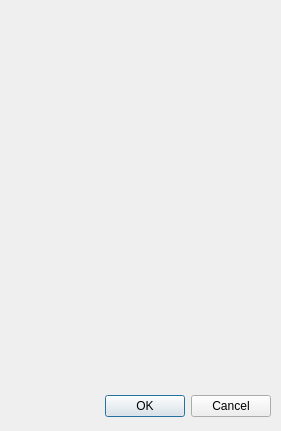
<?xml version="1.0" encoding="UTF-8"?>
<ui version="4.0">
 <class>VarDialog</class>
 <widget class="QDialog" name="VarDialog">
  <property name="geometry">
   <rect>
    <x>0</x>
    <y>0</y>
    <width>281</width>
    <height>431</height>
   </rect>
  </property>
  <property name="windowTitle">
   <string>Var Selection</string>
  </property>
  <widget class="QDialogButtonBox" name="buttonBox">
   <property name="geometry">
    <rect>
     <x>-70</x>
     <y>390</y>
     <width>341</width>
     <height>32</height>
    </rect>
   </property>
   <property name="orientation">
    <enum>Qt::Horizontal</enum>
   </property>
   <property name="standardButtons">
    <set>QDialogButtonBox::Cancel|QDialogButtonBox::Ok</set>
   </property>
  </widget>
  <widget class="QWidget" name="gridLayoutWidget">
   <property name="geometry">
    <rect>
     <x>10</x>
     <y>10</y>
     <width>261</width>
     <height>371</height>
    </rect>
   </property>
   <layout class="QGridLayout" name="gridLayout"/>
  </widget>
 </widget>
 <resources/>
 <connections>
  <connection>
   <sender>buttonBox</sender>
   <signal>accepted()</signal>
   <receiver>VarDialog</receiver>
   <slot>accept()</slot>
   <hints>
    <hint type="sourcelabel">
     <x>248</x>
     <y>254</y>
    </hint>
    <hint type="destinationlabel">
     <x>157</x>
     <y>274</y>
    </hint>
   </hints>
  </connection>
  <connection>
   <sender>buttonBox</sender>
   <signal>rejected()</signal>
   <receiver>VarDialog</receiver>
   <slot>reject()</slot>
   <hints>
    <hint type="sourcelabel">
     <x>316</x>
     <y>260</y>
    </hint>
    <hint type="destinationlabel">
     <x>286</x>
     <y>274</y>
    </hint>
   </hints>
  </connection>
 </connections>
</ui>
